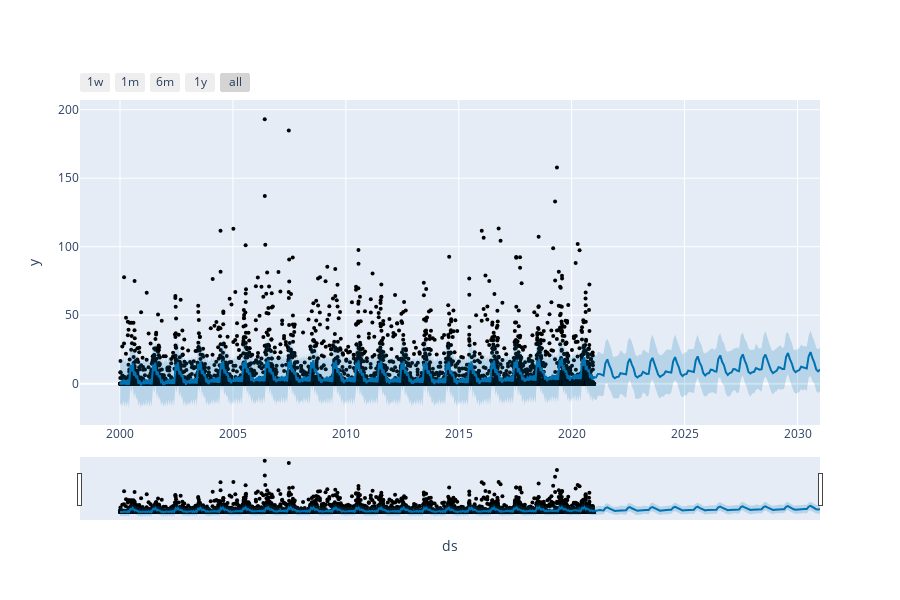

Notebook cell for this chart:
### Code cell
plot_plotly(m,forecast)

### Figure 1 — Plotly figure (JSON) as saved in the notebook; plotly's stock layout.template omitted (floating-point values rounded to 4 significant figures; data arrays with more than 128 entries replaced by an {"elided": "..."} marker saying what was removed)
{"data": [{"marker": {"color": "black", "size": 4}, "mode": "markers", "name": "Actual", "type": "scatter", "x": {"elided": "7671 str values"}, "y": {"elided": "7671 float values"}}, {"hoverinfo": "skip", "line": {"width": 0}, "mode": "lines", "type": "scatter", "x": {"elided": "7791 str values"}, "y": {"elided": "7791 float values"}}, {"fill": "tonexty", "fillcolor": "rgba(0, 114, 178, 0.2)", "line": {"color": "#0072B2", "width": 2}, "mode": "lines", "name": "Predicted", "type": "scatter", "x": {"elided": "7791 str values"}, "y": {"elided": "7791 float values"}}, {"fill": "tonexty", "fillcolor": "rgba(0, 114, 178, 0.2)", "hoverinfo": "skip", "line": {"width": 0}, "mode": "lines", "type": "scatter", "x": {"elided": "7791 str values"}, "y": {"elided": "7791 float values"}}], "layout": {"height": 600, "showlegend": false, "width": 900, "xaxis": {"rangeselector": {"buttons": [{"count": 7, "label": "1w", "step": "day", "stepmode": "backward"}, {"count": 1, "label": "1m", "step": "month", "stepmode": "backward"}, {"count": 6, "label": "6m", "step": "month", "stepmode": "backward"}, {"count": 1, "label": "1y", "step": "year", "stepmode": "backward"}, {"step": "all"}]}, "rangeslider": {"visible": true}, "title": {"text": "ds"}, "type": "date"}, "yaxis": {"title": {"text": "y"}}}}
